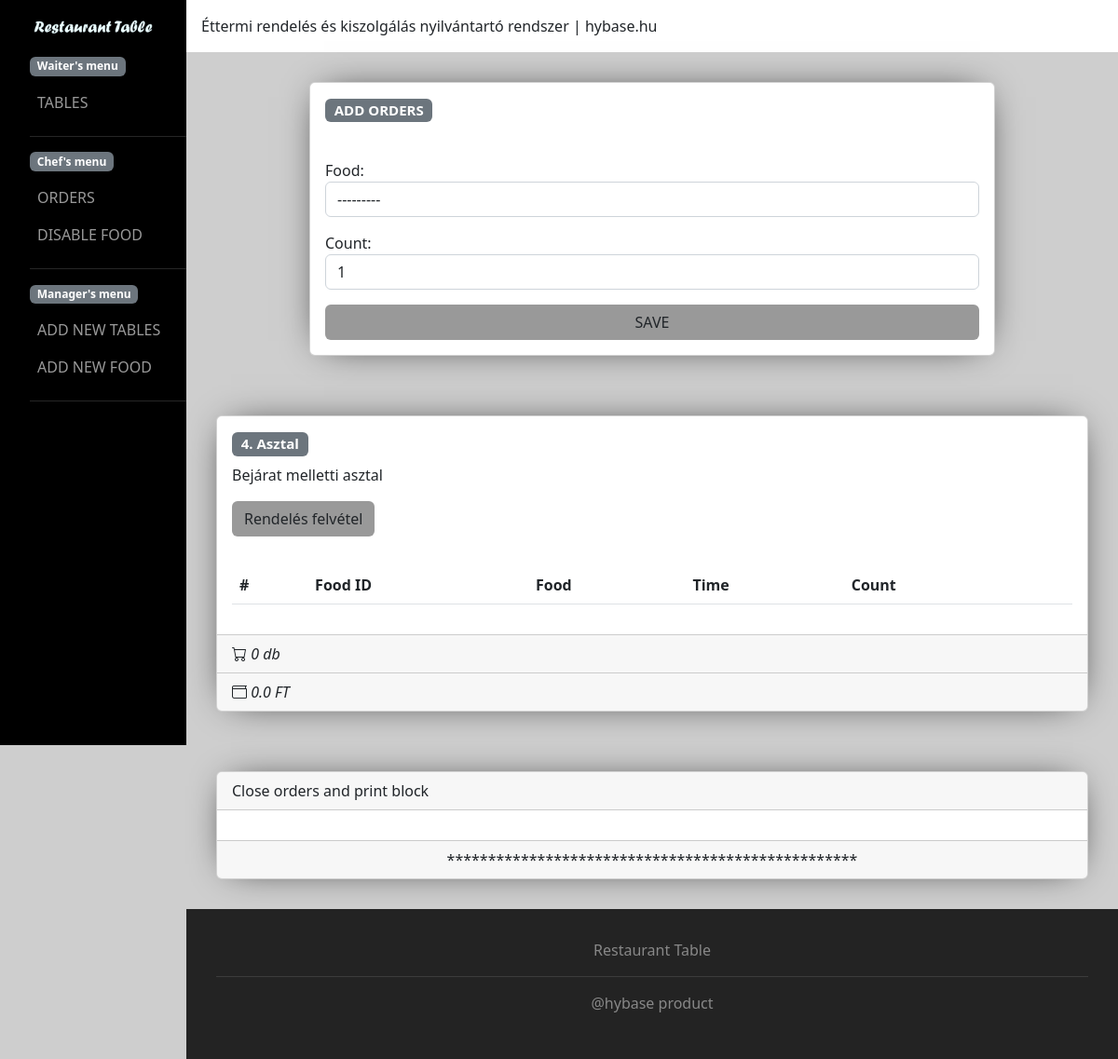
/table/4, run on the app's committed database.
### table/models.py (models this page shows, shortened)
class Table(models.Model):
    t_id = models.IntegerField(null=False,blank=False,unique=True)
    description = models.TextField(blank=True,null=True)
    is_reserved = models.BooleanField(default=False)
    is_active = models.BooleanField(default=True)
    def get_table_order_count(self):
        count = 0
        for i in self.get_table_current_orders():
            for k in i.orders.all():
                count += 1
        return count
    def get_table_order_price(self):
        table_orders = TableOrderModels.TableOrder.objects.filter(table=self.pk,is_finished=False)
        price = 0.0
        for o in table_orders:
            price += o.get_price()
        return price
    def get_table_current_orders(self):
        tableOrders=TableOrderModels.TableOrder.objects.filter(table=self.pk,is_finished=False)
        return tableOrders

### table/views.py (the view, shortened to what this page needs)
# urls.py: path('table/<int:pk>',table_view,name="table_view"),
def table_view(request, pk):
    table = Table.objects.get(pk=pk)
    order_form = OrderForm()
    context = {
        'table': table,
        'form':order_form
    }
    return render(request, 'table/table_view.html', context)

### order/forms.py
class OrderForm(ModelForm):
    class Meta:
        model = Order
        fields = ["food","count"]
    def __init__(self,*args,**kwargs):
        super(ModelForm,self).__init__(*args,**kwargs)
        for visible in self.visible_fields():
            visible.field.widget.attrs['class'] = 'form-control'

### food/models.py (called while the page is built)
    def __str__(self):
        return "["+str(self.category) +"] " + self.name

### templates/table/table_view.html (shortened to what this page needs)
{% extends 'includes/main.html' %}
{% load static %}
{%block content%}
<div class="_container" style="max-width:50rem;margin:0px auto">
    <div class="card _shadow">
        <div class="card-body">
          <h5 class="card-title"><span class="badge bg-secondary">ADD ORDERS</span></h5>
        </div>
        <form action="{% url 'orders:add_orders' table.pk %}" method="POST">
            <div class="card-body">
                {{form.as_p}}
                <button type="submit" class="btn _btn w-100">SAVE</button>
            </div>
        </form>
    </div>
</div>
<div class="_container">
    <div class="card _shadow">
        <div class="card-body">
          <h5 class="card-title"><span class="badge bg-secondary">{{table.id}}. Asztal</span></h5>
            <p class="card-text">{{table.description}}</p>
            <a href="#" class="btn _btn">Rendelés felvétel</a>
        </div>
        <div class="card-body table-responsive">
            <table class="table">
                <thead>
                    <tr>
                        <th scope="col">#</th>
                        <th scope="col">Food ID</th>
                        <th scope="col">Food</th>
                        <th scope="col">Time</th>
                        <th scope="col">Count</th>
                        <th scope="col" width="10rem"></th>
                        <th scope="col" width="10rem"></th>
                        <th scope="col" width="10rem"></th>
                    </tr>
                </thead>
            </table>
        </div>
        <div class="card-footer">
            <i class="bi bi-cart"> {{table.get_table_order_count}} db</i>
        </div>
        <div class="card-footer">
            <i class="bi bi-wallet"> {{table.get_table_order_price}} FT</i>
        </div>
    </div>
</div>
<div class="_container">
    <div class="card _shadow">
        <div class="card-header">Close orders and print block</div>
        <div class="card-body text-center">
        </div>
        <div class="card-footer text-center">**************************************************</div>
    </div>
</div>
{%endblock content%}

### static/css/main.css (style rules this page uses)
:root { --primary:#000; --primary-dark:#232323; --secondary:#888; --primary-light:#822569; --secondary-light:#999; }
body { background-color:#CECECE; }
._shadow { box-shadow: 0px 0px 40px -16px rgba(0,0,0,1); -webkit-box-shadow: 0px 0px 40px -16px rgba(0,0,0,1); -moz-box-shadow: 0px 0px 40px -16px rgba(0,0,0,1); }
._container { width:100%; padding:2rem; }
._btn { background-color:var(--secondary-light); }

### data on the page
Table: id "4", description "Bejárat melletti asztal", get_table_order_count "0", get_table_order_price "0.0"
